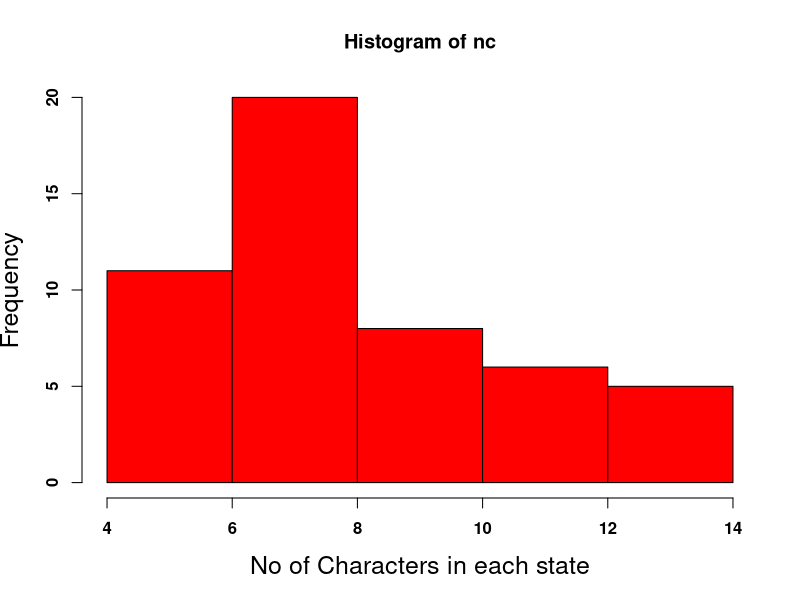

Write the R code that produced this figure.
#TASK1
#1)
States<-rownames(USArrests)
View(States)
for(i in 1:length(States)){
  if((startsWith(States[i],"w")|startsWith(States[i],"W"))==TRUE){
    print(States[i])}}
#2)
nc<-c()
for(i in 1:length(States))
{
  nc[i]<-nchar(States[i])
}
hist(nc,cex.axis=1,col = "red",font.axis=2,cex.lab=1.5,xlab = "No of Characters in each state")
#TASK2
#1)
vec1<-c(rownames(mtcars[1:15,]))
vec2<-c(rownames(mtcars[11:25,]))

vec1
vec2
count=0
for(i in 1:length(vec1))
    {
      for(j in 1:length(vec2))
      {
        if(setequal(vec1[i],vec2[j])==TRUE)
          count = count +1
      }
}
print(count)

#2)

sort(vec1,decreasing = TRUE)
sort(vec1,decreasing = FALSE)
sort(vec1,decreasing = TRUE)
sort(vec1,decreasing = FALSE)


#3)
#String is a data structure that is used to hold sequence of character where as paste()is not a data structure,it only prints the variables and concatenations can be performed.
#Example
sample<-'sreevathsa devanahallibokksam'
sample
paste(sample)
str <- substring(sample, 4, 10)
str1<-str(sample,give.length)
str1

#4)

ID<-c(1,2)
Name<-c("Sreevathsa","Roja")
paste(ID,Name,sep = ":")
